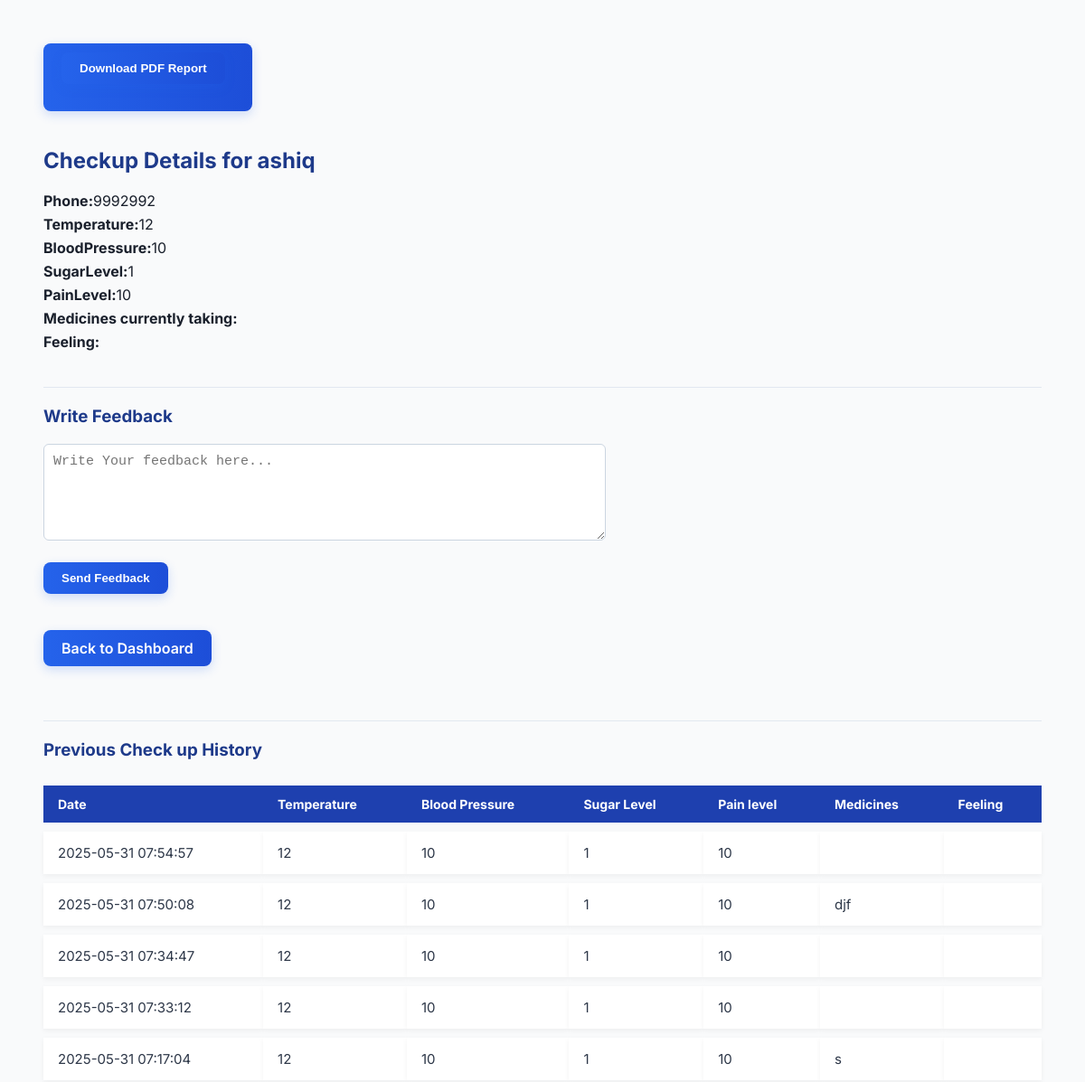
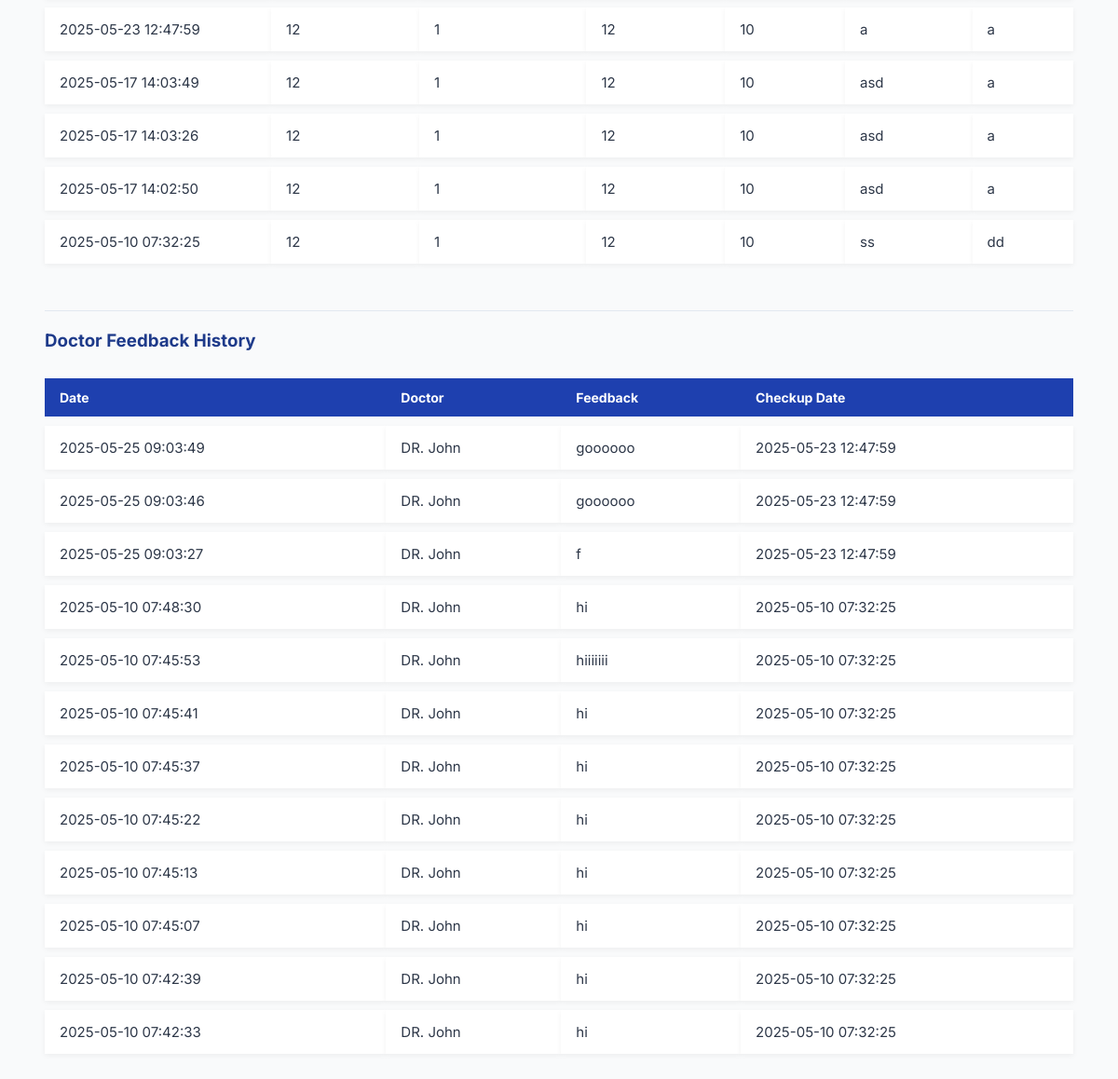
The page /doctor/view_checkup.php?id=18 (signed in) on the database its author committed (2 pictures, top to bottom).
### tables this page shows
CREATE TABLE `checkups` (
  `id` int(11) NOT NULL,
  `user_id` int(11) NOT NULL,
  `full_name` varchar(100) NOT NULL,
  `phone` varchar(20) DEFAULT NULL,
  `temperature` varchar(10) DEFAULT NULL,
  `blood_pressure` varchar(20) DEFAULT NULL,
  `sugar_level` varchar(20) DEFAULT NULL,
  `pain_level` varchar(50) DEFAULT NULL,
  `medicines` text DEFAULT NULL,
  `feeling` text DEFAULT NULL,
  `created_at` timestamp NOT NULL DEFAULT current_timestamp()
);

CREATE TABLE `doctor_feedback` (
  `id` int(11) NOT NULL,
  `checkup_id` int(11) NOT NULL,
  `doctor_id` int(11) NOT NULL,
  `feedback` text NOT NULL,
  `created_at` timestamp NOT NULL DEFAULT current_timestamp()
);

CREATE TABLE `users` (
  `id` int(11) NOT NULL,
  `name` varchar(100) DEFAULT NULL,
  `email` varchar(100) DEFAULT NULL,
  `password` varchar(255) NOT NULL,
  `role` enum('patient','doctor') DEFAULT 'patient'
);

### doctor/view_checkup.php (the view, shortened to what this page needs)
<?php
require '../config/db.php';
$checkup_id = $_GET['id'];
$stmt = $pdo->prepare("SELECT c.*, u.name AS patient_name, u.email AS
patient_email FROM checkups c JOIN users u ON c.user_id = u.id WHERE c.id =?");
$stmt->execute([$checkup_id]);
$checkup = $stmt->fetch();
$patient_id = $checkup['user_id'];
$historyStmt = $pdo->prepare("SELECT * FROM checkups WHERE user_id = ? and id != ? ORDER BY created_at DESC");
$historyStmt->execute([$patient_id,$checkup_id]);
$history = $historyStmt->fetchAll();
$feedbackStmt = $pdo->prepare("SELECT f.feedback, f.created_at, d.name, c.created_at AS checkup_date
FROM doctor_feedback f JOIN users d ON f.doctor_id = d.id JOIN checkups c ON f.checkup_id = c.id
WHERE c.user_id = ? ORDER BY f.created_at DESC");
$feedbackStmt->execute([$patient_id]);
$feedbackHistory = $feedbackStmt->fetchAll();
?>
<!DOCTYPE html>
<html>
<head>
</head>
<body>
    <a href ="export_pdf.php?id=<?= $checkup['id'] ?>" class="button-link" target="_blank">
        <button type="button">Download PDF Report</button>
</a>
    <h2>Checkup Details for <?= htmlspecialchars($checkup['full_name']) ?></h2>
    <p><strong>Phone:</strong><?= htmlspecialchars($checkup['phone']) ?></p>
    <p><strong>Temperature:</strong><?= htmlspecialchars($checkup['temperature']) ?></p>
    <p><strong>BloodPressure:</strong><?= htmlspecialchars($checkup['blood_pressure']) ?></p>
    <p><strong>SugarLevel:</strong><?= htmlspecialchars($checkup['sugar_level']) ?></p>
    <p><strong>PainLevel:</strong><?= htmlspecialchars($checkup['pain_level']) ?></p>
    <p><strong>Medicines currently taking:</strong><?= nl2br(htmlspecialchars($checkup['medicines'])) ?></p>
    <p><strong>Feeling:</strong><?= nl2br(htmlspecialchars($checkup['feeling'])) ?></p>
    <hr>
    <h3>Write Feedback</h3>
    <form method="POST">
        <textarea name="feedback" rows="5" cols="50" placeholder="Write Your feedback here..."></textarea><br><br>
        <button type="submit">Send Feedback</button>
    </form>
    <br>
    <a href="dashboard.php" class="button-link back-link">Back to Dashboard</a>
<?php if($history): ?>
    <hr>
    <h3> Previous Check up History </h3>
    <table>
        <tr>
            <th>Date</th>
            <th>Temperature</th>
            <th>Blood Pressure</th>
            <th>Sugar Level</th>
            <th>Pain level</th>
            <th>Medicines</th>
            <th>Feeling</th>
</tr>
<?php foreach($history as $h): ?>
    <tr>
        <td><?= htmlspecialchars($h['created_at']) ?></td>
        <td><?= htmlspecialchars($h['temperature']) ?></td>
        <td><?= htmlspecialchars($h['blood_pressure']) ?></td>
        <td><?= htmlspecialchars($h['sugar_level']) ?></td>
        <td><?= htmlspecialchars($h['pain_level']) ?></td>
        <td><?= nl2br(htmlspecialchars($h['medicines'])) ?></td>
        <td><?= nl2br(htmlspecialchars($h['feeling'])) ?></td>
</tr>
<?php endforeach; ?>
</table>
<?php endif; ?>
<?php if ($feedbackHistory): ?>
    <hr>
    <h3>Doctor Feedback History</h3>
    <table>
        <tr>
            <th>Date</th>
            <th>Doctor</th>
            <th>Feedback</th>
            <th>Checkup Date</th>
        </tr>
        <?php foreach ($feedbackHistory as $fb): ?>
            <tr>
                <td><?= htmlspecialchars($fb['created_at']) ?></td>
                <td><?= htmlspecialchars($fb['name']) ?></td>
                <td><?= nl2br(htmlspecialchars($fb['feedback'])) ?></td>
                <td><?= htmlspecialchars($fb['checkup_date']) ?></td>
        </tr>
        <?php endforeach; ?>
        </table>
        <?php else: ?>
            <p>No feedback history available.</p>
        <?php endif; ?>
    </body>
    </html>

### doctor/view_checkup.php (style rules this page uses)
body { font-family: 'Inter', sans-serif; background-color: #f9fafb; padding: 40px; color: #1a202c; }
h2, h3 { color: #1e3a8a; }
p { margin: 6px 0; }
a.button-link, button { display:inline-block; padding: 10px 20px; background: linear-gradient(to right, #2563eb, #1d4ed8); color: white; font-weight: 600; border: none; border-radius: 8px; cursor: pointer; text-decoration: none; box-shadow: 0 4px 12px rgba(37,99,235,0.2); transition: transform 0.2s ease, box-shadow 0.2s ease; margin-right: 10px; margin-bottom: 20px; }
table { width: 100%; border-collapse: separate; border-spacing: 0 10px; animation: fadeSlideIn 0.6s; }
th { background-color: #1e40af; color: white; text-align: left; padding: 12px 16px; borer-radius: 8px 8px 0 0; font-size: 14px; }
td { background-color: white; padding: 14px 16px; color: #2d3748; font-size: 15px; box-shadow: 0 2px 6px rgba(0,0,0,0.05); transition: background 0.3s ease; }
textarea { width: 100%; max-width: 600px; padding: 10px; font-size: 15px; border-radius: 6px; border: 1px solid #cbd5e1; }
hr { margin: 40px 0 20px; border: none; border-top: 1px solid #e2e8f0; }
.back-link { background: #e2e8f0; color: #1e3a8a; }

### rows shown on the page
checkups: full_name "ashiq", phone "9992992", temperature "12", blood_pressure "10", sugar_level "1", pain_level "10"
checkups: created_at "2025-05-31 07:54:57", temperature "12", blood_pressure "10", sugar_level "1", pain_level "10"
checkups: created_at "2025-05-31 07:50:08", temperature "12", blood_pressure "10", sugar_level "1", pain_level "10", medicines "djf"
checkups: created_at "2025-05-31 07:34:47", temperature "12", blood_pressure "10", sugar_level "1", pain_level "10"
checkups: created_at "2025-05-31 07:33:12", temperature "12", blood_pressure "10", sugar_level "1", pain_level "10"
checkups: created_at "2025-05-31 07:17:04", temperature "12", blood_pressure "10", sugar_level "1", pain_level "10", medicines "s"
checkups: created_at "2025-05-23 12:47:59", temperature "12", blood_pressure "1", sugar_level "12", pain_level "10", medicines "a", feeling "a"
checkups: created_at "2025-05-17 14:03:49", temperature "12", blood_pressure "1", sugar_level "12", pain_level "10", medicines "asd", feeling "a"
checkups: created_at "2025-05-17 14:03:26", temperature "12", blood_pressure "1", sugar_level "12", pain_level "10", medicines "asd", feeling "a"
checkups: created_at "2025-05-17 14:02:50", temperature "12", blood_pressure "1", sugar_level "12", pain_level "10", medicines "asd", feeling "a"
checkups: created_at "2025-05-10 07:32:25", temperature "12", blood_pressure "1", sugar_level "12", pain_level "10", medicines "ss", feeling "dd"
doctor_feedback: created_at "2025-05-25 09:03:49", doctor.name "DR. John", feedback "goooooo", checkup.created_at "2025-05-23 12:47:59"
doctor_feedback: created_at "2025-05-25 09:03:46", doctor.name "DR. John", feedback "goooooo", checkup.created_at "2025-05-23 12:47:59"
doctor_feedback: created_at "2025-05-25 09:03:27", doctor.name "DR. John", feedback "f", checkup.created_at "2025-05-23 12:47:59"
doctor_feedback: created_at "2025-05-10 07:48:30", doctor.name "DR. John", feedback "hi", checkup.created_at "2025-05-10 07:32:25"
doctor_feedback: created_at "2025-05-10 07:45:53", doctor.name "DR. John", feedback "hiiiiiii", checkup.created_at "2025-05-10 07:32:25"
doctor_feedback: created_at "2025-05-10 07:45:41", doctor.name "DR. John", feedback "hi", checkup.created_at "2025-05-10 07:32:25"
doctor_feedback: created_at "2025-05-10 07:45:37", doctor.name "DR. John", feedback "hi", checkup.created_at "2025-05-10 07:32:25"
doctor_feedback: created_at "2025-05-10 07:45:22", doctor.name "DR. John", feedback "hi", checkup.created_at "2025-05-10 07:32:25"
doctor_feedback: created_at "2025-05-10 07:45:13", doctor.name "DR. John", feedback "hi", checkup.created_at "2025-05-10 07:32:25"
doctor_feedback: created_at "2025-05-10 07:45:07", doctor.name "DR. John", feedback "hi", checkup.created_at "2025-05-10 07:32:25"
doctor_feedback: created_at "2025-05-10 07:42:39", doctor.name "DR. John", feedback "hi", checkup.created_at "2025-05-10 07:32:25"
doctor_feedback: created_at "2025-05-10 07:42:33", doctor.name "DR. John", feedback "hi", checkup.created_at "2025-05-10 07:32:25"
